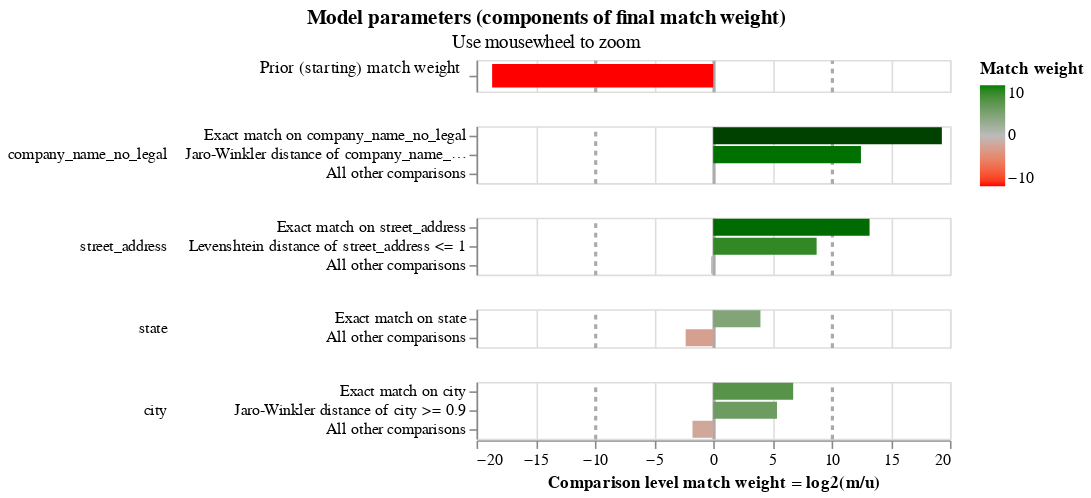

The notebook cell saved with this chart:
### Code cell
linker.visualisations.match_weights_chart()

### Figure 1 — Vega-Lite specification as saved in the notebook (floating-point values rounded to 4 significant figures)
{"config": {"view": {"continuousWidth": 300, "continuousHeight": 300, "discreteHeight": 60, "discreteWidth": 400}, "header": {"title": null}, "mark": {"tooltip": null}, "title": {"anchor": "middle"}}, "vconcat": [{"mark": {"type": "bar", "clip": true, "height": 15}, "encoding": {"color": {"field": "log2_bayes_factor", "scale": {"domain": [-10, 0, 10], "interpolate": "lab", "range": ["red", "#bbbbbb", "green"]}, "title": "Match weight", "type": "quantitative"}, "tooltip": [{"field": "comparison_name", "title": "Comparison name", "type": "nominal"}, {"field": "probability_two_random_records_match", "format": ".4f", "title": "Probability two random records match", "type": "nominal"}, {"field": "log2_bayes_factor", "format": ",.4f", "title": "Equivalent match weight", "type": "quantitative"}, {"field": "bayes_factor_description", "title": "Match weight description", "type": "nominal"}], "x": {"axis": {"domain": false, "gridColor": {"condition": {"test": "abs(datum.value / 10)  <= 1 & datum.value % 10 === 0", "value": "#aaa"}, "value": "#ddd"}, "gridDash": {"condition": {"test": "abs(datum.value / 10) == 1", "value": [3]}, "value": null}, "gridWidth": {"condition": {"test": "abs(datum.value / 10)  <= 1 & datum.value % 10 === 0", "value": 2}, "value": 1}, "labels": false, "ticks": false, "title": ""}, "field": "log2_bayes_factor", "scale": {"domain": [-20, 20]}, "type": "quantitative"}, "y": {"axis": {"title": "Prior (starting) match weight", "titleAlign": "right", "titleAngle": 0, "titleFontWeight": "normal"}, "field": "label_for_charts", "sort": {"field": "comparison_vector_value", "order": "descending"}, "type": "nominal"}}, "height": 20, "transform": [{"filter": "(datum.comparison_name == 'probability_two_random_records_match')"}]}, {"mark": {"type": "bar", "clip": true}, "encoding": {"color": {"field": "log2_bayes_factor", "scale": {"domain": [-10, 0, 10], "interpolate": "lab", "range": ["red", "#bbbbbb", "green"]}, "title": "Match weight", "type": "quantitative"}, "row": {"field": "comparison_name", "header": {"labelAlign": "left", "labelAnchor": "middle", "labelAngle": 0}, "sort": {"field": "comparison_sort_order"}, "type": "nominal"}, "tooltip": [{"field": "comparison_name", "title": "Comparison name", "type": "nominal"}, {"field": "label_for_charts", "title": "Label", "type": "ordinal"}, {"field": "sql_condition", "title": "SQL condition", "type": "nominal"}, {"field": "m_probability", "format": ".10~g", "title": "M probability", "type": "quantitative"}, {"field": "u_probability", "format": ".10~g", "title": "U probability", "type": "quantitative"}, {"field": "bayes_factor", "format": ",.6f", "title": "Bayes factor = m/u", "type": "quantitative"}, {"field": "log2_bayes_factor", "format": ".4~g", "title": "Match weight = log2(m/u)", "type": "quantitative"}, {"field": "bayes_factor_description", "title": "Match weight description", "type": "nominal"}, {"field": "m_probability_description", "title": "m probability description", "type": "nominal"}, {"field": "u_probability_description", "title": "u probability description", "type": "nominal"}], "x": {"axis": {"gridColor": {"condition": {"test": "abs(datum.value / 10)  <= 1 & datum.value % 10 === 0", "value": "#aaa"}, "value": "#ddd"}, "gridDash": {"condition": {"test": "abs(datum.value / 10) == 1", "value": [3]}, "value": null}, "gridWidth": {"condition": {"test": "abs(datum.value / 10)  <= 1 & datum.value % 10 === 0", "value": 2}, "value": 1}, "title": "Comparison level match weight = log2(m/u)"}, "field": "log2_bayes_factor", "scale": {"domain": [-20, 20]}, "type": "quantitative"}, "y": {"axis": {"title": null}, "field": "label_for_charts", "sort": {"field": "comparison_vector_value", "order": "descending"}, "type": "nominal"}}, "height": {"step": 12}, "resolve": {"axis": {"y": "independent"}, "scale": {"y": "independent"}}, "transform": [{"filter": "(datum.comparison_name != 'probability_two_random_records_match')"}]}], "data": {"name": "data-64b98266126531a5fb88840b22d4f48f"}, "params": [{"name": "mouse_zoom", "select": {"type": "interval", "encodings": ["x"]}, "bind": "scales", "views": []}], "resolve": {"axis": {"y": "independent"}, "scale": {"y": "independent"}}, "title": {"text": "Model parameters (components of final match weight)", "subtitle": "Use mousewheel to zoom"}, "$schema": "https://vega.github.io/schema/vega-lite/v5.9.3.json", "datasets": {"data-64b98266126531a5fb88840b22d4f48f": [{"comparison_name": "probability_two_random_records_match", "sql_condition": null, "label_for_charts": "", "m_probability": null, "u_probability": null, "m_probability_description": null, "u_probability_description": null, "has_tf_adjustments": false, "tf_adjustment_column": null, "tf_adjustment_weight": null, "is_null_level": false, "bayes_factor": 2.374e-06, "log2_bayes_factor": -18.68, "comparison_vector_value": 0, "max_comparison_vector_value": 0, "bayes_factor_description": "The probability that two random records drawn at random match is 0.000 or one in  421,176.3 records.This is equivalent to a starting match weight of -18.684.", "probability_two_random_records_match": 2.374e-06, "comparison_sort_order": -1}, {"comparison_name": "company_name_no_legal", "sql_condition": "\"company_name_no_legal_l\" = \"company_name_no_legal_r\"", "label_for_charts": "Exact match on company_name_no_legal", "m_probability": 0.5058, "u_probability": 7.756e-07, "m_probability_description": "Amongst matching record comparisons, 50.58% of records (i.e. one in 1.977) are in the exact match on company_name_no_legal comparison level", "u_probability_description": "Amongst non-matching record comparisons, 7.756e-05% of records (i.e. one in 1,289,362) are in the exact match on company_name_no_legal comparison level", "has_tf_adjustments": true, "tf_adjustment_column": "company_name_no_legal", "tf_adjustment_weight": 1.0, "is_null_level": false, "bayes_factor": 652200.0, "log2_bayes_factor": 19.31, "comparison_vector_value": 2, "max_comparison_vector_value": 2, "bayes_factor_description": "If comparison level is `exact match on company_name_no_legal` then comparison is 652,179 times more likely to be a match", "probability_two_random_records_match": 2.374e-06, "comparison_sort_order": 0}, {"comparison_name": "company_name_no_legal", "sql_condition": "jaro_winkler_similarity(\"company_name_no_legal_l\", \"company_name_no_legal_r\") >= 0.95", "label_for_charts": "Jaro-Winkler distance of company_name_no_legal >= 0.95", "m_probability": 0.002325, "u_probability": 4.077e-07, "m_probability_description": "Amongst matching record comparisons, 0.2325% of records (i.e. one in 430) are in the jaro-winkler distance of company_name_no_legal >= 0.95 comparison level", "u_probability_description": "Amongst non-matching record comparisons, 4.077e-05% of records (i.e. one in 2,452,933) are in the jaro-winkler distance of company_name_no_legal >= 0.95 comparison level", "has_tf_adjustments": false, "tf_adjustment_column": null, "tf_adjustment_weight": 1.0, "is_null_level": false, "bayes_factor": 5704.0, "log2_bayes_factor": 12.48, "comparison_vector_value": 1, "max_comparison_vector_value": 2, "bayes_factor_description": "If comparison level is `jaro-winkler distance of company_name_no_legal >= 0.95` then comparison is 5,704 times more likely to be a match", "probability_two_random_records_match": 2.374e-06, "comparison_sort_order": 0}, {"comparison_name": "company_name_no_legal", "sql_condition": "ELSE", "label_for_charts": "All other comparisons", "m_probability": 0.986, "u_probability": 1.0, "m_probability_description": "Amongst matching record comparisons, 98.6% of records (i.e. one in 1.014) are in the all other comparisons comparison level", "u_probability_description": "Amongst non-matching record comparisons, 100% of records (i.e. one in 1) are in the all other comparisons comparison level", "has_tf_adjustments": false, "tf_adjustment_column": null, "tf_adjustment_weight": 1.0, "is_null_level": false, "bayes_factor": 0.986, "log2_bayes_factor": -0.02027, "comparison_vector_value": 0, "max_comparison_vector_value": 2, "bayes_factor_description": "If comparison level is `all other comparisons` then comparison is 1.014 times less likely to be a match", "probability_two_random_records_match": 2.374e-06, "comparison_sort_order": 0}, {"comparison_name": "street_address", "sql_condition": "\"street_address_l\" = \"street_address_r\"", "label_for_charts": "Exact match on street_address", "m_probability": 0.1098, "u_probability": 1.162e-05, "m_probability_description": "Amongst matching record comparisons, 10.98% of records (i.e. one in 9.103) are in the exact match on street_address comparison level", "u_probability_description": "Amongst non-matching record comparisons, 0.001162% of records (i.e. one in 86,031) are in the exact match on street_address comparison level", "has_tf_adjustments": true, "tf_adjustment_column": "street_address", "tf_adjustment_weight": 1.0, "is_null_level": false, "bayes_factor": 9450.0, "log2_bayes_factor": 13.21, "comparison_vector_value": 2, "max_comparison_vector_value": 2, "bayes_factor_description": "If comparison level is `exact match on street_address` then comparison is 9,450 times more likely to be a match", "probability_two_random_records_match": 2.374e-06, "comparison_sort_order": 1}, {"comparison_name": "street_address", "sql_condition": "levenshtein(\"street_address_l\", \"street_address_r\") <= 1", "label_for_charts": "Levenshtein distance of street_address <= 1", "m_probability": 0.008523, "u_probability": 2.002e-05, "m_probability_description": "Amongst matching record comparisons, 0.8523% of records (i.e. one in 117) are in the levenshtein distance of street_address <= 1 comparison level", "u_probability_description": "Amongst non-matching record comparisons, 0.002002% of records (i.e. one in 49,960) are in the levenshtein distance of street_address <= 1 comparison level", "has_tf_adjustments": false, "tf_adjustment_column": null, "tf_adjustment_weight": 1.0, "is_null_level": false, "bayes_factor": 425.8, "log2_bayes_factor": 8.734, "comparison_vector_value": 1, "max_comparison_vector_value": 2, "bayes_factor_description": "If comparison level is `levenshtein distance of street_address <= 1` then comparison is 426 times more likely to be a match", "probability_two_random_records_match": 2.374e-06, "comparison_sort_order": 1}, {"comparison_name": "street_address", "sql_condition": "ELSE", "label_for_charts": "All other comparisons", "m_probability": 0.8816, "u_probability": 1.0, "m_probability_description": "Amongst matching record comparisons, 88.16% of records (i.e. one in 1.134) are in the all other comparisons comparison level", "u_probability_description": "Amongst non-matching record comparisons, 100% of records (i.e. one in 1) are in the all other comparisons comparison level", "has_tf_adjustments": false, "tf_adjustment_column": null, "tf_adjustment_weight": 1.0, "is_null_level": false, "bayes_factor": 0.8817, "log2_bayes_factor": -0.1817, "comparison_vector_value": 0, "max_comparison_vector_value": 2, "bayes_factor_description": "If comparison level is `all other comparisons` then comparison is 1.134 times less likely to be a match", "probability_two_random_records_match": 2.374e-06, "comparison_sort_order": 1}, {"comparison_name": "state", "sql_condition": "\"state_l\" = \"state_r\"", "label_for_charts": "Exact match on state", "m_probability": 0.8114, "u_probability": 0.05112, "m_probability_description": "Amongst matching record comparisons, 81.14% of records (i.e. one in 1.232) are in the exact match on state comparison level", "u_probability_description": "Amongst non-matching record comparisons, 5.112% of records (i.e. one in 19.56) are in the exact match on state comparison level", "has_tf_adjustments": true, "tf_adjustment_column": "state", "tf_adjustment_weight": 1.0, "is_null_level": false, "bayes_factor": 15.87, "log2_bayes_factor": 3.989, "comparison_vector_value": 1, "max_comparison_vector_value": 1, "bayes_factor_description": "If comparison level is `exact match on state` then comparison is 15.87 times more likely to be a match", "probability_two_random_records_match": 2.374e-06, "comparison_sort_order": 2}, {"comparison_name": "state", "sql_condition": "ELSE", "label_for_charts": "All other comparisons", "m_probability": 0.1886, "u_probability": 0.9489, "m_probability_description": "Amongst matching record comparisons, 18.86% of records (i.e. one in 5.304) are in the all other comparisons comparison level", "u_probability_description": "Amongst non-matching record comparisons, 94.89% of records (i.e. one in 1.054) are in the all other comparisons comparison level", "has_tf_adjustments": false, "tf_adjustment_column": null, "tf_adjustment_weight": 1.0, "is_null_level": false, "bayes_factor": 0.1987, "log2_bayes_factor": -2.331, "comparison_vector_value": 0, "max_comparison_vector_value": 1, "bayes_factor_description": "If comparison level is `all other comparisons` then comparison is 5.032 times less likely to be a match", "probability_two_random_records_match": 2.374e-06, "comparison_sort_order": 2}, {"comparison_name": "city", "sql_condition": "\"city_l\" = \"city_r\"", "label_for_charts": "Exact match on city", "m_probability": 0.684, "u_probability": 0.006331, "m_probability_description": "Amongst matching record comparisons, 68.4% of records (i.e. one in 1.462) are in the exact match on city comparison level", "u_probability_description": "Amongst non-matching record comparisons, 0.6331% of records (i.e. one in 158) are in the exact match on city comparison level", "has_tf_adjustments": true, "tf_adjustment_column": "city", "tf_adjustment_weight": 1.0, "is_null_level": false, "bayes_factor": 108.0, "log2_bayes_factor": 6.755, "comparison_vector_value": 2, "max_comparison_vector_value": 2, "bayes_factor_description": "If comparison level is `exact match on city` then comparison is 108 times more likely to be a match", "probability_two_random_records_match": 2.374e-06, "comparison_sort_order": 3}, {"comparison_name": "city", "sql_condition": "jaro_winkler_similarity(\"city_l\", \"city_r\") >= 0.9", "label_for_charts": "Jaro-Winkler distance of city >= 0.9", "m_probability": 0.02146, "u_probability": 0.0005131, "m_probability_description": "Amongst matching record comparisons, 2.146% of records (i.e. one in 46.6) are in the jaro-winkler distance of city >= 0.9 comparison level", "u_probability_description": "Amongst non-matching record comparisons, 0.05131% of records (i.e. one in 1,949) are in the jaro-winkler distance of city >= 0.9 comparison level", "has_tf_adjustments": false, "tf_adjustment_column": null, "tf_adjustment_weight": 1.0, "is_null_level": false, "bayes_factor": 41.82, "log2_bayes_factor": 5.386, "comparison_vector_value": 1, "max_comparison_vector_value": 2, "bayes_factor_description": "If comparison level is `jaro-winkler distance of city >= 0.9` then comparison is 41.82 times more likely to be a match", "probability_two_random_records_match": 2.374e-06, "comparison_sort_order": 3}, {"comparison_name": "city", "sql_condition": "ELSE", "label_for_charts": "All other comparisons", "m_probability": 0.2946, "u_probability": 0.9932, "m_probability_description": "Amongst matching record comparisons, 29.46% of records (i.e. one in 3.395) are in the all other comparisons comparison level", "u_probability_description": "Amongst non-matching record comparisons, 99.32% of records (i.e. one in 1.007) are in the all other comparisons comparison level", "has_tf_adjustments": false, "tf_adjustment_column": null, "tf_adjustment_weight": 1.0, "is_null_level": false, "bayes_factor": 0.2966, "log2_bayes_factor": -1.753, "comparison_vector_value": 0, "max_comparison_vector_value": 2, "bayes_factor_description": "If comparison level is `all other comparisons` then comparison is 3.372 times less likely to be a match", "probability_two_random_records_match": 2.374e-06, "comparison_sort_order": 3}]}}
